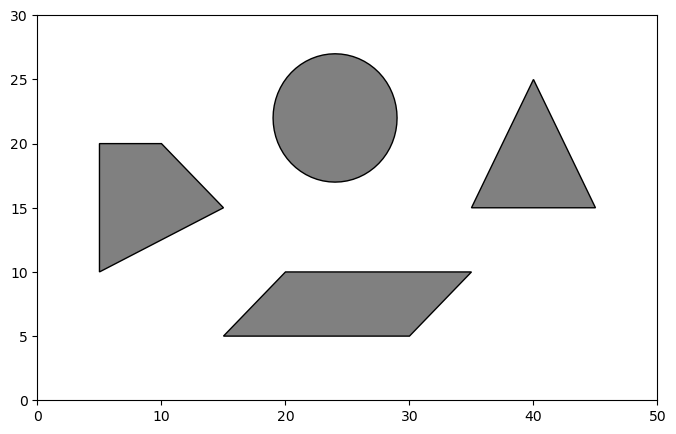
#> input picture imagens/mapa1_invertido.png, 676 x 434 px, found by its file name
$ jupyter execute --allow-errors Tp2-Weber-1a.ipynb   (shell and % lines are left out)
#> lines starting #> are read from the running program, lines starting #| are printed output that depends on the picture; after the words box and inside, x2 and y2 are one past the last pixel; in counts of white or black regions, pixels touching at a corner belong together
# <font color='blue'>Trabalho Prático 2 - Planejamento e Navegação</font>
# <font color='blue'>Passo 1a: Roadmaps PRM - Robotino</font>

### <font color='blue'>Weber Vieira de Souza</font>
### <font color='blue'>2025719242</font>

## Instalando e Carregando os Pacotes

[cell 1]
# Versão da Linguagem Python
from platform import python_version
print('Versão da Linguagem Python Usada Neste Jupyter Notebook:', python_version())

[cell 2]
# Instala o pacote watermark.
# Esse pacote é usado para gravar as versões de outros pacotes usados neste jupyter notebook.

[cell 3]
# https://pypi.org/project/gradio/
# https://pypi.org/project/Shapely/
# pip install -q shapely
# conda install --channel conda-forge shapely
# pip install -q descartes

[cell 4]
# Imports
import random
import time; import math
import heapq
try:
    import sim
except:
    print ('----------"sim.py" could not be imported----------------------')
import numpy as np
import matplotlib.pyplot as plt
import matplotlib.image as mpimg
import networkx as nx
from PIL import Image
from coppeliasim_zmqremoteapi_client import RemoteAPIClient

from collections import deque
from scipy.spatial import KDTree, distance

[cell 5]
# Versões dos pacotes usados neste jupyter notebook

#> (a cell that did not finish here is left out)

[cell 7]
def load_occupancy(path, thr=200):
#> called with path = 'Imagens/mapa1_invertido.png', thr = 200
    img = Image.open(path).convert('L')
    occ = np.array(img)
    occ = (occ < thr).astype(np.uint8)  # 1=obstáculo, 0=livre
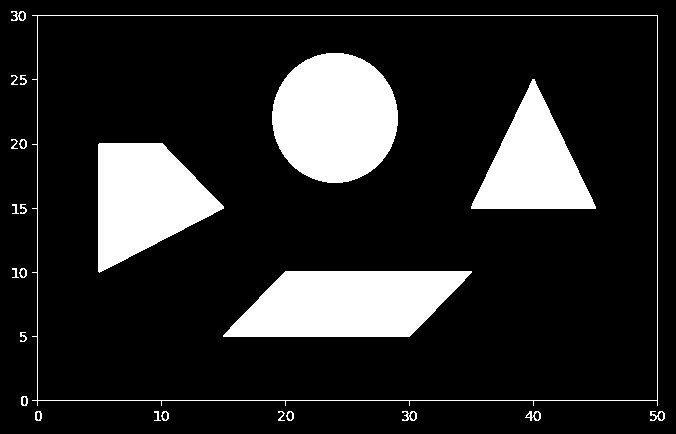
#> occ: shape (434, 676); values 0 (black) and 1 (white), 16% white; 24 white regions, largest, box (x1, y1, x2, y2) and area: (272, 53, 398, 183) 12866, (223, 271, 472, 337) 12442, (98, 143, 224, 273) 10390
    return occ

[cell 8]
# Verifica se o caminho entre dois pontos está livre de colisões.
def collision_free(p, q, occ):
    p, q = np.array(p, float), np.array(q, float)
    n = int(np.linalg.norm(q-p))+1
    for t in np.linspace(0,1,n):
        x,y = (p + t*(q-p)).astype(int)
        if x<0 or y<0 or x>=occ.shape[1] or y>=occ.shape[0] or occ[y,x]==1:
            return False
    return True

[cell 9]
# Gerando amostras aleatóras
def samples(num, occ):
#> called with num = 1000
    h,w = occ.shape
#> h = 434; w = 676
    samples = []
    count = 0
    while len(samples)<num and count<10*num:
        x,y = np.random.randint(0,w), np.random.randint(0,h)
        if occ[y,x]==0:
            samples.append((x,y))
        count+=1
#> after the loop, count = 1212; samples = 1000 pairs, first value 0 to 675, second value 0 to 433
    return np.array(samples)

[cell 10]
# Construir roadmap
def build_prm(occ, n_samples=800, k=12):
    pts = samples(n_samples, occ)
#> pts has the same summary as samples in samples
    tree = KDTree(pts)
    edges = [[] for _ in range(len(pts))]
#> edges = 1000 items, first 6: [], [], [], [], [], []
    for i,p in enumerate(pts):
        d, idxs = tree.query(p, k+1)
        for j in idxs[1:]:
            q = pts[j]
            if collision_free(p, q, occ):
                edges[i].append(j)
                edges[j].append(i)
#> this loop made 1000 passes
    return pts, edges

[cell 11]
# Encontra o caminho mais curto no grafo usando Probabilistic Roadmap
def shortest_path(pts, edges, s, g):
#> called with pts = array of shape (1000, 2), s = 939, g = 761
    n = len(pts)
    dist = np.full(n, np.inf)
    prev = np.full(n, -1, dtype=int)
    dist[s]=0.0
    pq=[(0.0, s)]
    while pq:
        d,u=heapq.heappop(pq)
        if d>dist[u]: continue
        if u==g: break
        for v in edges[u]:
            w = np.linalg.norm(pts[u]-pts[v])
            nd = d + w
            if nd<dist[v]:
                dist[v]=nd; prev[v]=u; heapq.heappush(pq,(nd,v))
#> this loop made 102 passes
    if not np.isfinite(dist[g]): return None, np.inf
    path=[g]
    while path[-1]!=s:
        path.append(prev[path[-1]])
    path=path[::-1]
    return path, dist[g]

[cell 12]
def nearest_node(pts, x):
    d = np.linalg.norm(pts - x, axis=1)
    return np.argmin(d)

[cell 13]
def run_experiment(path_img, start, goal, prm_params):
    occ = load_occupancy(path_img)
    pts, edges = build_prm(occ, **prm_params)
    s_idx = nearest_node(pts, np.array(start))
    g_idx = nearest_node(pts, np.array(goal))
    path_idx, cost = shortest_path(pts, edges, s_idx, g_idx)
    fig, ax = plt.subplots(figsize=(5,5))
    ax.imshow(1-occ, cmap='gray', origin='upper')
    ax.scatter(pts[:,0], pts[:,1], s=3)
    ax.scatter([start[0], goal[0]],[start[1], goal[1]], s=20)
    if path_idx is not None:
        P = pts[path_idx]
        ax.plot(P[:,0], P[:,1])
    ax.set_xticks([]); ax.set_yticks([])
    plt.show()
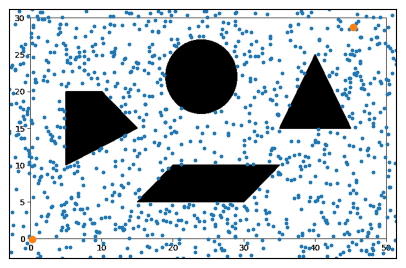
#> figure drawn by matplotlib, 1 panel
    return P,cost

### Experimento 1: Mapa 1 - Cenário Simples

[cell 14]
# Simulacao
sim.startSimulation()
try:
    start = (40,400)
    goal = (600,30)
    p1,cost1 = run_experiment("Imagens/mapa1_invertido.png", start=(40,400), goal=(600,30),
                       prm_params=dict(n_samples=1000, k=5))
    print(f"Caminho encontrado com comprimento: {cost1*0.014792899:.2f} m")
except Exception as e:
    print(f"An error occurred: {e}")

sim.stopSimulation()
#> (this line was passed over: sim is not available in this run)
print('Simulação Parada')

### Experimento 1: Robot Holonômico - Robotino

[cell 15]
# Matriz de rotação em relação a Z
def Rz(theta):

    return np.array([[ np.cos(theta), -np.sin(theta), 0 ],
                      [ np.sin(theta), np.cos(theta) , 0 ],
                      [ 0            , 0             , 1 ]])

[cell 16]
# Simulacao
sim.startSimulation()
#> (this line was passed over: sim is not available in this run)
#> (the rest of this cell did not finish here and is left out)

### Experimento 2: Mapa 2 - Cenário Complexo

[cell 17]
# Simulacao
sim.startSimulation()
#> (this line was passed over: sim is not available in this run)
try:
    p2,cost2 = run_experiment("Imagens/mapa2_invertido.png", start=(5,5), goal=(55,55),
                       prm_params=dict(n_samples=1000, k=5))
    print(f"Caminho encontrado com comprimento: {cost2*0.15625:.2f} m")
except Exception as e:
    print(f"An error occurred: {e}")

sim.stopSimulation()
#> (this line was passed over: sim is not available in this run)
print('Simulação Parada')

### Experimento 2: Robot Holonômico - Robotino

[cell 18]
# Simulacao
sim.startSimulation()
#> (this line was passed over: sim is not available in this run)
